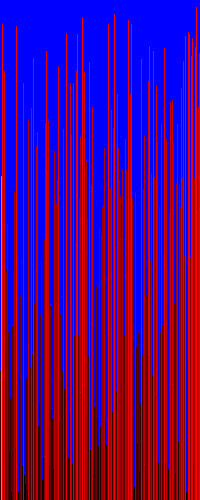
Frame 1 (no input)
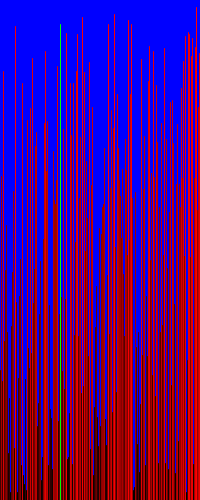
Frame 60 (the mouse pressed at the canvas centre just before this capture)
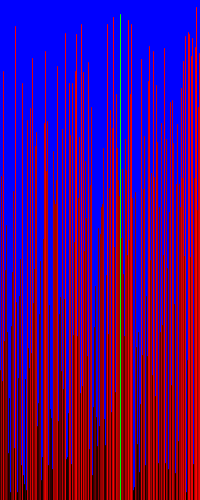
Frame 120 (the mouse held since frame 60 and released just before this capture)

The Processing sketch that drew these frames (run headless with seeded random() and noise(); from frame 60 on, the mouse is pressed at the canvas centre):

// Processing sketch: bubble_sort_viz2
// ── bubble_sort_viz2.pde
float[] values;
int i = 1;
int j = 0;

void setup() {
  size(200, 500);
  //fullScreen();
  values = new float[width];
  for (int i = 0; i < values.length; i++) {
    values[i] = random(height);
  }
  print(values.length);
}

void draw() {
  background(0, 0, 255);  

  if (values[j] > values[j+1]) {
    float temp = values[j];
    values[j] = values[j+1];
    values[j+1] = temp;
  } 

  if (i < values.length) {
    if (j < values.length - i - 1) {
      j++;
    } else {
      j = 0; 
      i++;
    }    
  } else {
    noLoop();
  }

  for (int i = 0; i < values.length; i++) {
    float c = map(values[i], 0, max(values), 0, 255);
    if(i == j) {
      stroke(0, 255, 0);
    } else {
      stroke(c, 0, 0);
    }
    line(i, height, i, height - values[i]);
  }
}
